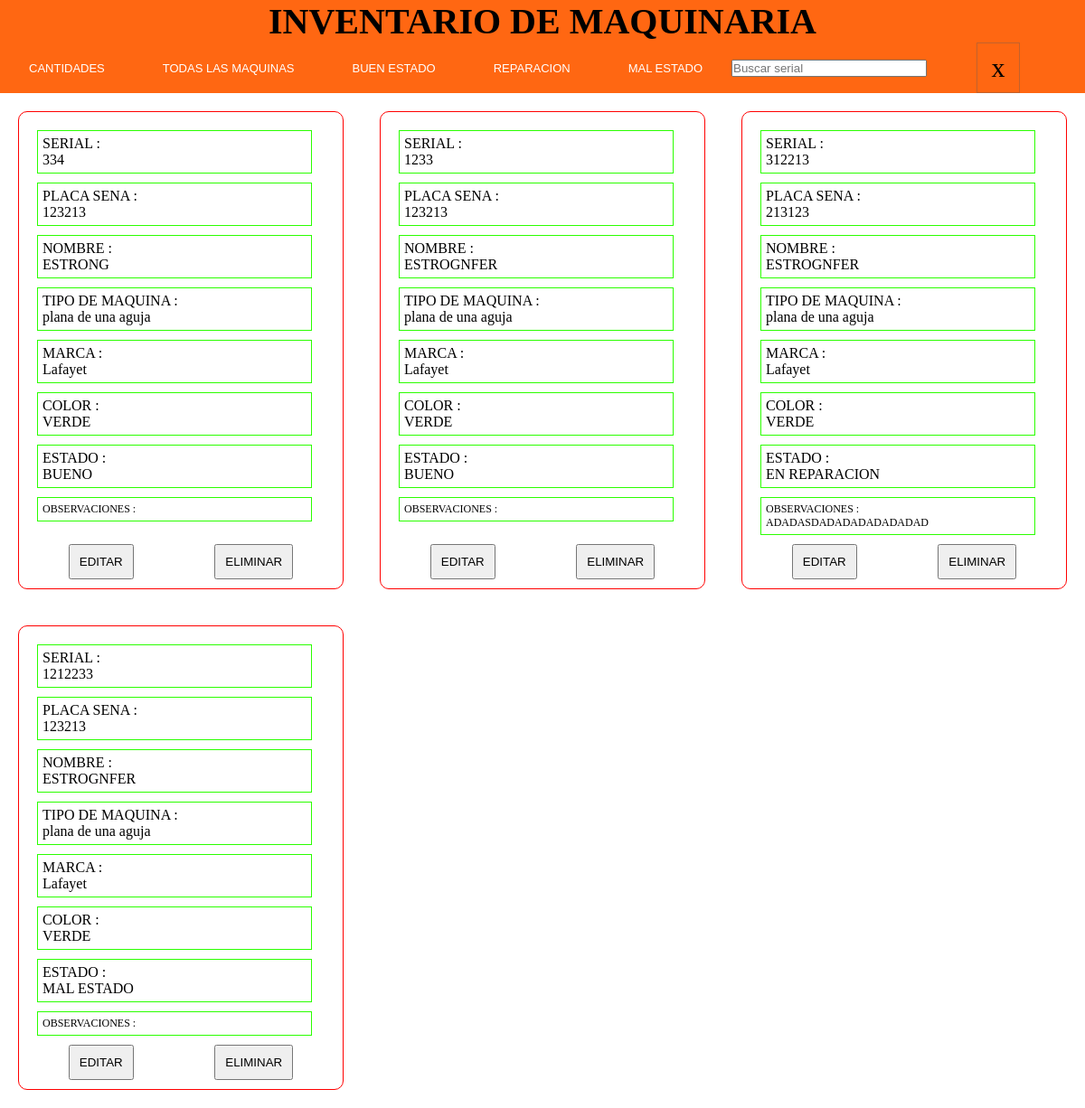
Page /inventarios/maquinaria.php (signed in) on the committed database.
### tables this page shows
CREATE TABLE `maquinaria` (
  `SERIAL_MAQUINARIA` int(11) NOT NULL,
  `PLACA_SENA` varchar(11) NOT NULL,
  `NOM_MAQUINARIA` varchar(30) NOT NULL,
  `ID_TIP_MAQUINARIA` int(2) NOT NULL,
  `ID_MARCA` int(11) NOT NULL,
  `ID_COLOR` int(11) NOT NULL,
  `ID_ESTADO` int(2) NOT NULL,
  `OBSERVACIONES` varchar(600) DEFAULT NULL
);

CREATE TABLE `tipo_maquina` (
  `ID_TIP_MAQUINARIA` int(2) NOT NULL,
  `NOM_TIP_MAQUINARIA` varchar(30) NOT NULL
);

CREATE TABLE `marca` (
  `ID_MARCA` int(11) NOT NULL,
  `NOM_MARCA` varchar(30) NOT NULL,
  `ID_TIP_MARCA` int(11) NOT NULL
);

CREATE TABLE `color` (
  `ID_COLOR` int(11) NOT NULL,
  `NOM_COLOR` varchar(30) NOT NULL
);

CREATE TABLE `estado` (
  `ID_ESTADO` int(2) NOT NULL,
  `NOM_ESTADO` varchar(30) NOT NULL
);

### inventarios/maquinaria.php (the view, shortened to what this page needs)
<?php
require_once('../php/conections/conexion.php');
?>
<!DOCTYPE html>
<html lang="en">
<head>
    <link rel="stylesheet" href="../css/inventarios/maquinaria.css">
</head>
<body>
    <header>
        <div class="titulohea">
            <h1>INVENTARIO DE MAQUINARIA</h1>
        </div>
        <div class="contenedorbotonesCrear">
            <div class="btn-m-users">
                <form action="" method="post" id="">
                    <button id="cantidad" >CANTIDADES</button>
                </form>
                <form action="" method="post">
                    <button id="todo">TODAS LAS MAQUINAS</button>
                </form>
                <form action="" method="post">
                    <button id="buen_estado">BUEN ESTADO</button>
                </form>
                <form action="" method="post">
                    <button id="reparacion">REPARACION</button>
                </form>
                <form action="" method="post">
                    <button id="mal_estado">MAL ESTADO</button>
                </form>
                <form action="" method="POST" id="buscador_serial" class="buscarmaquinaria">
                    <input type="number" name="serialb" id="serial" placeholder="Buscar serial">
                </form>
            </div>
            <div class="iconouserr">
                <a href="../users/admin/admin.php">
                    <div>x </div>
                </a>
            </div>
        </div>
    </header>
    <main>
        <div class="contenedorCajaInventario">
                <?php
                $consulta = "SELECT SERIAL_MAQUINARIA,PLACA_SENA,NOM_MAQUINARIA,tipo_maquina.NOM_TIP_MAQUINARIA,marca.NOM_MARCA,color.NOM_COLOR,estado.NOM_ESTADO,OBSERVACIONES FROM maquinaria,tipo_maquina,marca,color,estado where maquinaria.ID_TIP_MAQUINARIA=tipo_maquina.ID_TIP_MAQUINARIA and maquinaria.ID_MARCA=marca.ID_MARCA and maquinaria.ID_COLOR=color.ID_COLOR and maquinaria.ID_ESTADO=estado.ID_ESTADO AND maquinaria.SERIAL_MAQUINARIA !=0";
                $consulta_inve = mysqli_query($connection,$consulta);
                foreach ($consulta_inve as $maquinaria){
                ?>
                <div class="contentdocumentosotras">
                    <div class="documentosotras" >
                        <div>SERIAL :<p> <?=$maquinaria["SERIAL_MAQUINARIA"]?> </p></div>
                        <div>PLACA SENA  :<p> <?=$maquinaria["PLACA_SENA"]?></p></div>
                        <div>NOMBRE :<p> <?=$maquinaria["NOM_MAQUINARIA"]?> </p></div>
                        <div>TIPO DE MAQUINA :<p> <?=$maquinaria["NOM_TIP_MAQUINARIA"]?> </p></div>
                        <div>MARCA :<p> <?=$maquinaria["NOM_MARCA"]?></p></div>
                        <div>COLOR :<p> <?=$maquinaria["NOM_COLOR"]?></p></div>
                        <div>ESTADO :<p> <?=$maquinaria["NOM_ESTADO"]?></p></div>
                        <div class="observacioneste">OBSERVACIONES :<p> <?=$maquinaria["OBSERVACIONES"]?></p></div>
                    </div>
                    <div class="contentGeneralBtns">
                        <div>
                            <form action="" method="post" id="" >
                                <button class="editar" >EDITAR</button>
                            </form>
                        </div>
                        <div>
                            <form action="" method="post" id="" >
                                <button class="eliminar" >ELIMINAR</button>
                            </form>
                        </div>
                    </div>
                </div>
                <?php
                }
                ?>
      </div>
    </main>
</body>
</html>

### css/inventarios/maquinaria.css (style rules this page uses)
* { padding: 0; margin: 0; box-sizing: border-box; }
:root { --naranja : #ff6712; --naranjaOScuro: #da5000; }
header { width: 100%; background-color: var(--naranja); }
.iconouserr { width: 10%; display: flex; align-items: center; }
a { text-align: center; text-decoration: none; color: black; }
.iconouserr div { border: 1px solid rgba(90, 90, 90, 0.37); width: 130%; font-size: 30px; padding: 10px; }
.titulohea { text-align: center; font-size: 20px; }
.contenedorbotonesCrear { width: 100%; display: flex; }
.contenedorbotonesCrear .btn-m-users { width: 90%; display: flex; justify-content: flex-start; }
.buscarmaquinaria { width: 20%; }
.buscarmaquinaria input { width: 100%; }
.btn-m-users form button { background-color: #ff6712; cursor: pointer; border: none; color: white; padding: 15px 32px; text-align: center; text-decoration: none; display: inline-block; font-size: 13px; width: 100%; }
.btn-m-users { width: 100%; display: flex; align-items: center; }
.contenedorCajaInventario { width: 100%; display: flex; flex-wrap: wrap; }
.documentosotras { width: 100%; border-radius: 10px; }
.documentosotras div { border: 1px solid rgb(43, 255, 0); margin: 10px; padding: 5px; width: 90%; word-wrap: break-word; }
.contentdocumentosotras { border: 1px solid red; margin: 20px; border-radius: 10px; width: 30%; padding: 10px; display: grid; grid-template-columns: 1fr; }
.contentGeneralBtns { display: flex; justify-content: space-around; align-items: flex-end; }
.contentGeneralBtns button { padding: 10px; width: 100%; cursor: pointer; }
.observacioneste { font-size: 1vw; }
input[type=number] { -moz-appearance:textfield; }

### rows in the picture
maquinaria: SERIAL_MAQUINARIA "334", PLACA_SENA "123213", NOM_MAQUINARIA "ESTRONG", ID_TIP_MAQUINARIA.NOM_TIP_MAQUINARIA "plana de una aguja", ID_MARCA.NOM_MARCA "Lafayet", ID_COLOR.NOM_COLOR "VERDE", ID_ESTADO.NOM_ESTADO "BUENO"
maquinaria: SERIAL_MAQUINARIA "1233", PLACA_SENA "123213", NOM_MAQUINARIA "ESTROGNFER", ID_TIP_MAQUINARIA.NOM_TIP_MAQUINARIA "plana de una aguja", ID_MARCA.NOM_MARCA "Lafayet", ID_COLOR.NOM_COLOR "VERDE", ID_ESTADO.NOM_ESTADO "BUENO"
maquinaria: SERIAL_MAQUINARIA "312213", PLACA_SENA "213123", NOM_MAQUINARIA "ESTROGNFER", ID_TIP_MAQUINARIA.NOM_TIP_MAQUINARIA "plana de una aguja", ID_MARCA.NOM_MARCA "Lafayet", ID_COLOR.NOM_COLOR "VERDE", ID_ESTADO.NOM_ESTADO "EN REPARACION", OBSERVACIONES "ADADASDADADADADADADAD"
maquinaria: SERIAL_MAQUINARIA "1212233", PLACA_SENA "123213", NOM_MAQUINARIA "ESTROGNFER", ID_TIP_MAQUINARIA.NOM_TIP_MAQUINARIA "plana de una aguja", ID_MARCA.NOM_MARCA "Lafayet", ID_COLOR.NOM_COLOR "VERDE", ID_ESTADO.NOM_ESTADO "MAL ESTADO"
